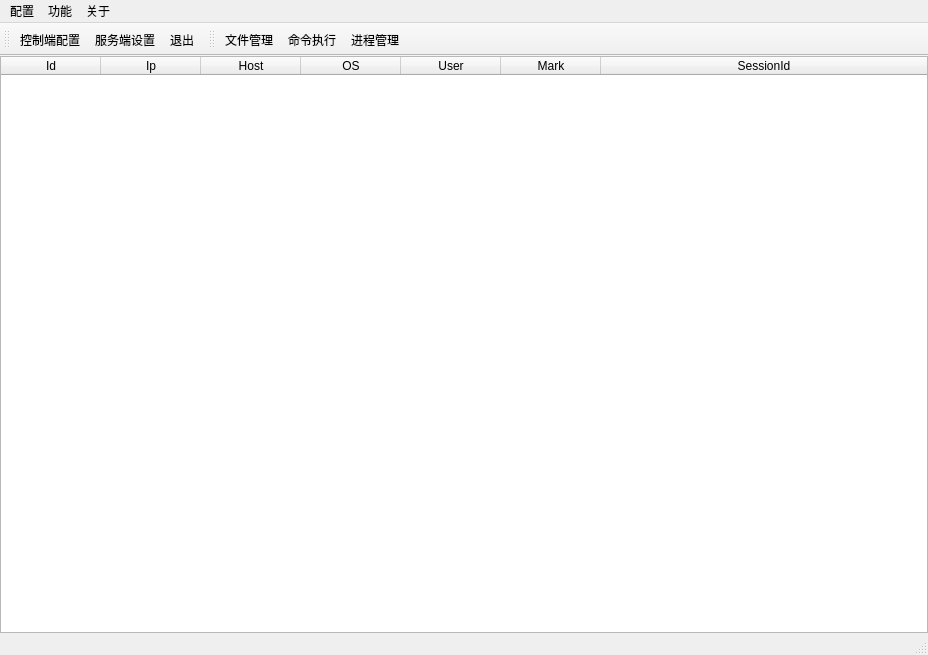
<?xml version="1.0" encoding="UTF-8"?>
<ui version="4.0">
 <class>MainWindow</class>
 <widget class="QMainWindow" name="MainWindow">
  <property name="geometry">
   <rect>
    <x>0</x>
    <y>0</y>
    <width>928</width>
    <height>655</height>
   </rect>
  </property>
  <property name="sizePolicy">
   <sizepolicy hsizetype="Expanding" vsizetype="Expanding">
    <horstretch>0</horstretch>
    <verstretch>0</verstretch>
   </sizepolicy>
  </property>
  <property name="windowTitle">
   <string>MainWindow</string>
  </property>
  <widget class="QWidget" name="centralwidget">
   <property name="sizePolicy">
    <sizepolicy hsizetype="Expanding" vsizetype="Expanding">
     <horstretch>0</horstretch>
     <verstretch>0</verstretch>
    </sizepolicy>
   </property>
   <layout class="QVBoxLayout" name="verticalLayout">
    <property name="leftMargin">
     <number>0</number>
    </property>
    <property name="topMargin">
     <number>0</number>
    </property>
    <property name="rightMargin">
     <number>0</number>
    </property>
    <property name="bottomMargin">
     <number>0</number>
    </property>
    <item>
     <widget class="QTableWidget" name="tableWidget">
      <property name="contextMenuPolicy">
       <enum>Qt::ActionsContextMenu</enum>
      </property>
      <attribute name="horizontalHeaderStretchLastSection">
       <bool>true</bool>
      </attribute>
      <column>
       <property name="text">
        <string>Id</string>
       </property>
      </column>
      <column>
       <property name="text">
        <string>Ip</string>
       </property>
      </column>
      <column>
       <property name="text">
        <string>Host</string>
       </property>
      </column>
      <column>
       <property name="text">
        <string>OS</string>
       </property>
      </column>
      <column>
       <property name="text">
        <string>User</string>
       </property>
      </column>
      <column>
       <property name="text">
        <string>Mark</string>
       </property>
      </column>
      <column>
       <property name="text">
        <string>SessionId</string>
       </property>
      </column>
     </widget>
    </item>
   </layout>
  </widget>
  <widget class="QMenuBar" name="menubar">
   <property name="geometry">
    <rect>
     <x>0</x>
     <y>0</y>
     <width>928</width>
     <height>20</height>
    </rect>
   </property>
   <widget class="QMenu" name="menu">
    <property name="title">
     <string>配置</string>
    </property>
    <addaction name="action_ctlSettings"/>
    <addaction name="action_svrSettings"/>
   </widget>
   <widget class="QMenu" name="about">
    <property name="title">
     <string>关于</string>
    </property>
   </widget>
   <widget class="QMenu" name="menu_2">
    <property name="title">
     <string>功能</string>
    </property>
    <addaction name="action_file"/>
    <addaction name="action_cmd"/>
    <addaction name="action_process"/>
   </widget>
   <addaction name="menu"/>
   <addaction name="menu_2"/>
   <addaction name="about"/>
  </widget>
  <widget class="QStatusBar" name="statusbar"/>
  <widget class="QToolBar" name="toolBar">
   <property name="windowTitle">
    <string>toolBar</string>
   </property>
   <property name="styleSheet">
    <string notr="true">image: url(:/test/folder);</string>
   </property>
   <attribute name="toolBarArea">
    <enum>TopToolBarArea</enum>
   </attribute>
   <attribute name="toolBarBreak">
    <bool>false</bool>
   </attribute>
   <addaction name="action_ctlSettings"/>
   <addaction name="action_svrSettings"/>
   <addaction name="action_quit"/>
  </widget>
  <widget class="QToolBar" name="toolBar_2">
   <property name="windowTitle">
    <string>toolBar_2</string>
   </property>
   <attribute name="toolBarArea">
    <enum>TopToolBarArea</enum>
   </attribute>
   <attribute name="toolBarBreak">
    <bool>false</bool>
   </attribute>
   <addaction name="action_file"/>
   <addaction name="action_cmd"/>
   <addaction name="action_process"/>
  </widget>
  <action name="action_file">
   <property name="icon">
    <iconset resource="../test.qrc">
     <normaloff>:/test/folder</normaloff>:/test/folder</iconset>
   </property>
   <property name="iconText">
    <string>文件管理</string>
   </property>
   <property name="toolTip">
    <string>文件管理</string>
   </property>
   <property name="statusTip">
    <string>文件管理</string>
   </property>
   <property name="shortcut">
    <string>Ctrl+Shift+F</string>
   </property>
  </action>
  <action name="action_cmd">
   <property name="icon">
    <iconset resource="../test.qrc">
     <normaloff>:/test/cmd</normaloff>:/test/cmd</iconset>
   </property>
   <property name="text">
    <string>命令执行</string>
   </property>
   <property name="toolTip">
    <string>命令执行</string>
   </property>
   <property name="shortcut">
    <string>Ctrl+Shift+C</string>
   </property>
  </action>
  <action name="action_process">
   <property name="icon">
    <iconset resource="../test.qrc">
     <normaloff>:/test/process</normaloff>:/test/process</iconset>
   </property>
   <property name="text">
    <string>进程管理</string>
   </property>
   <property name="toolTip">
    <string>进程管理</string>
   </property>
   <property name="shortcut">
    <string>Ctrl+Shift+P</string>
   </property>
  </action>
  <action name="action_quit">
   <property name="icon">
    <iconset resource="../test.qrc">
     <normaloff>:/test/exit</normaloff>:/test/exit</iconset>
   </property>
   <property name="text">
    <string>退出</string>
   </property>
   <property name="toolTip">
    <string>关闭系统</string>
   </property>
   <property name="shortcut">
    <string>Ctrl+Q</string>
   </property>
  </action>
  <action name="action_ctlSettings">
   <property name="icon">
    <iconset resource="../test.qrc">
     <normaloff>:/test/settings</normaloff>:/test/settings</iconset>
   </property>
   <property name="text">
    <string>控制端配置</string>
   </property>
   <property name="toolTip">
    <string>控制端配置</string>
   </property>
   <property name="shortcut">
    <string>Ctrl+Alt+C</string>
   </property>
  </action>
  <action name="action_svrSettings">
   <property name="icon">
    <iconset resource="../test.qrc">
     <normaloff>:/test/server_settings</normaloff>:/test/server_settings</iconset>
   </property>
   <property name="text">
    <string>服务端设置</string>
   </property>
   <property name="toolTip">
    <string>服务端设置</string>
   </property>
   <property name="shortcut">
    <string>Ctrl+Alt+S</string>
   </property>
  </action>
 </widget>
 <resources>
  <include location="../test.qrc"/>
 </resources>
 <connections/>
</ui>
